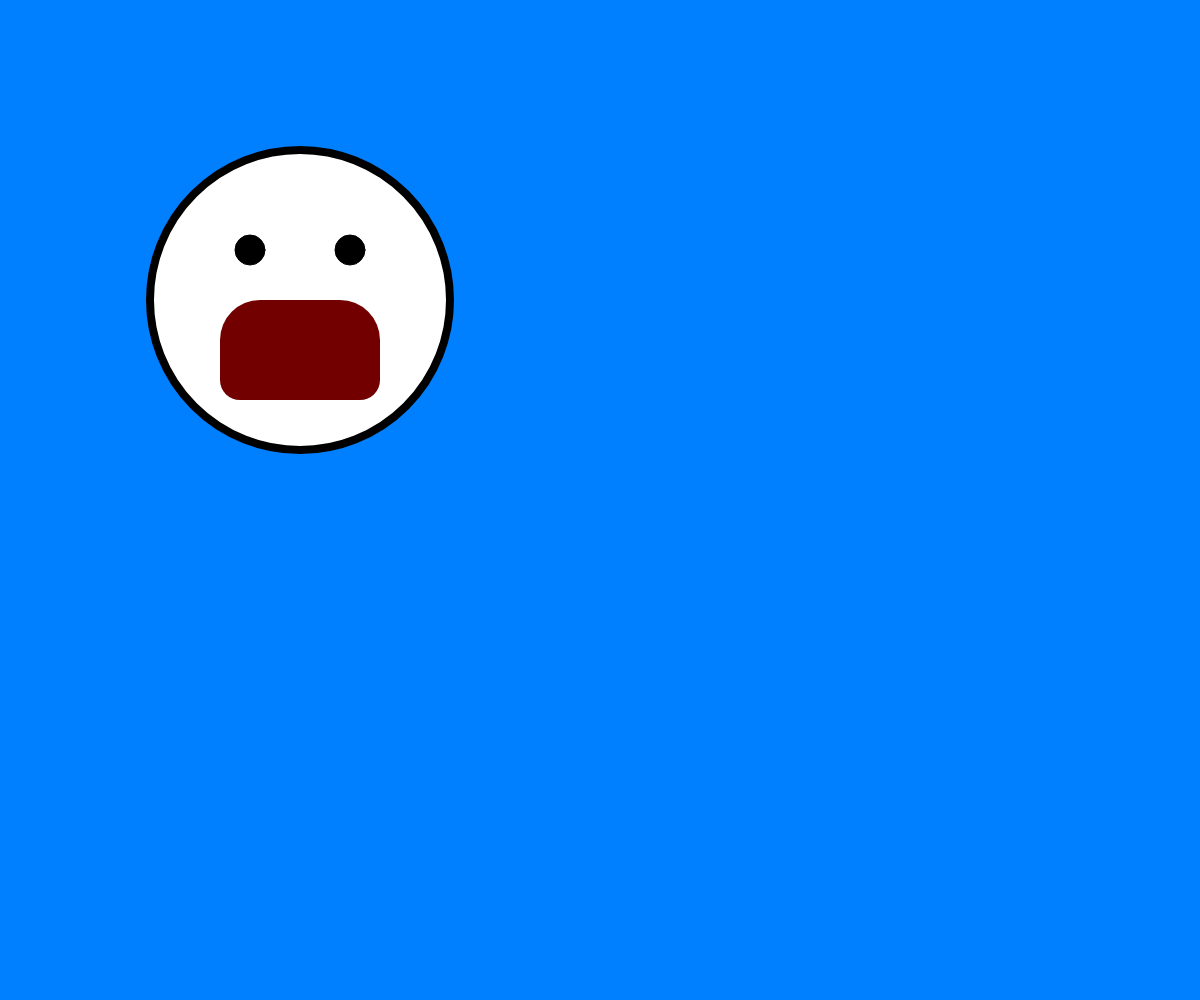
Frame 1 (no input)
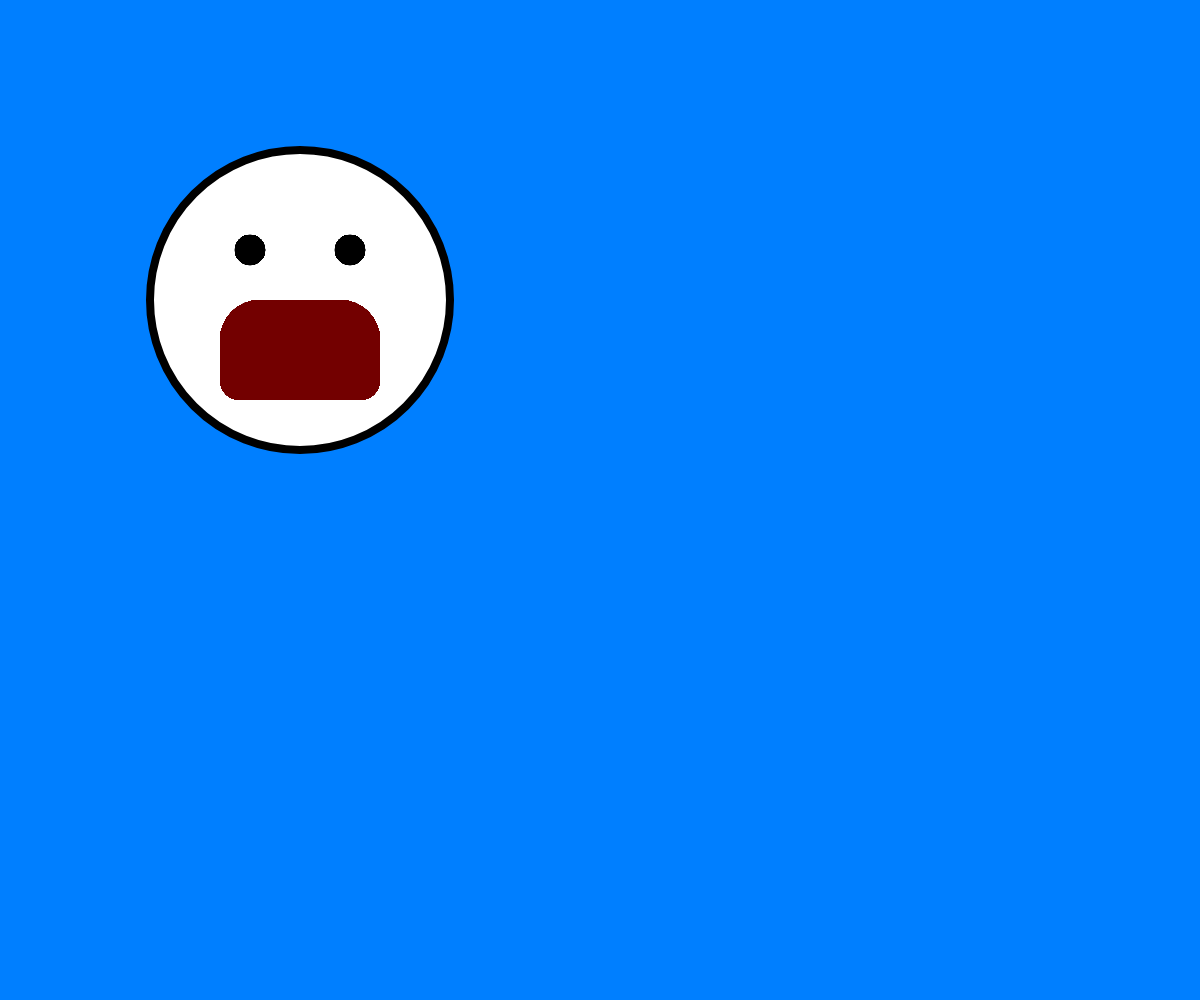
Frame 60 (no input)
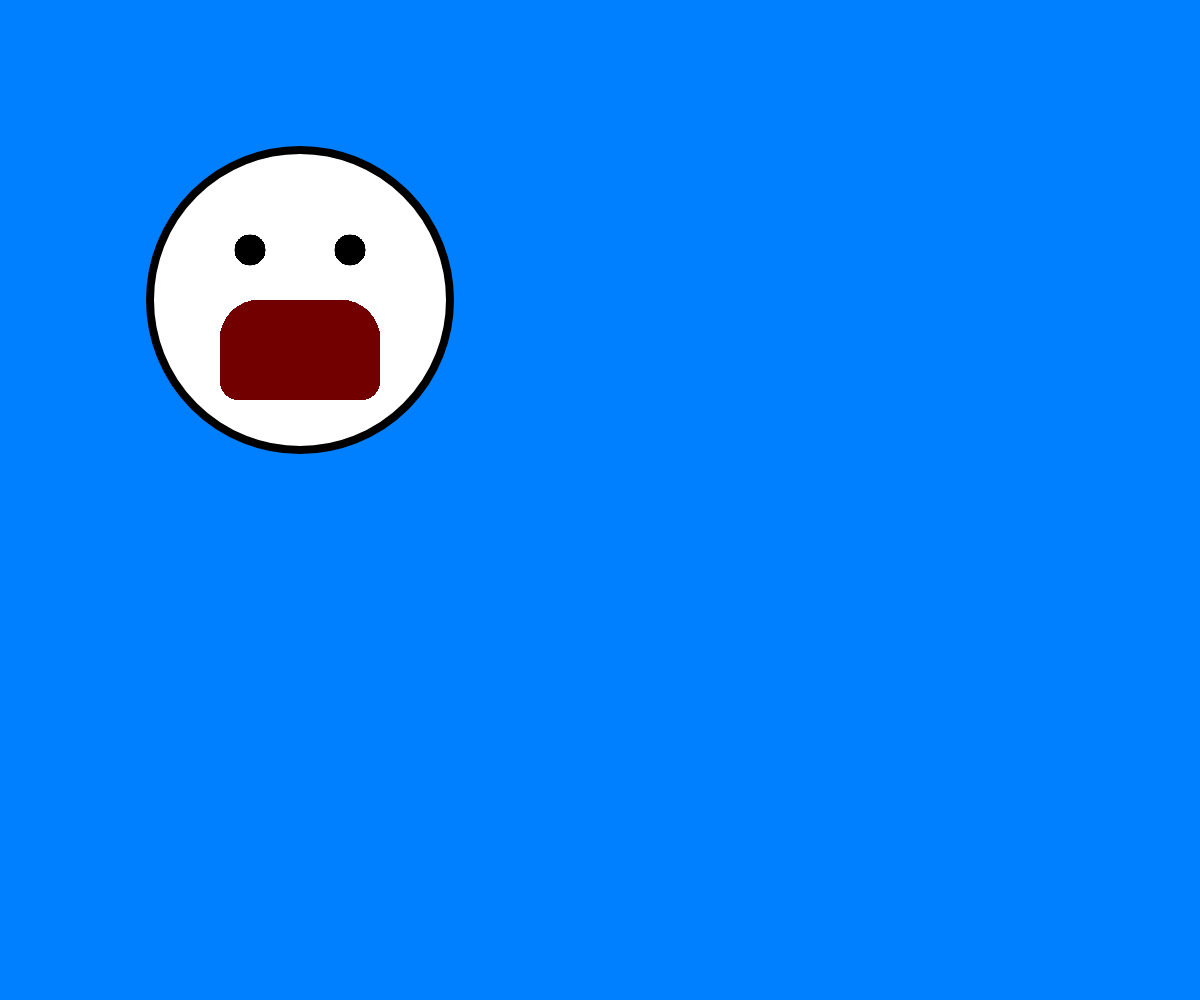
Frame 120 (the mouse pressed at the canvas centre since frame 60)

The p5.js sketch that drew these frames (run headless with seeded random() and noise() and a simulated clock; from frame 60 on, the mouse is pressed at the canvas centre):

// p5.js sketch
// ── sketch.js
function setup() {
  createCanvas(windowWidth, windowHeight);
  // put setup code here
  background(0, 127, 255);

  strokeWeight(8);
  //枠線の太さ変更
  circle(300, 300, 300, 300);
  //円
  fill(255, 255, 255);
  // 白色で塗りつぶし
}

function draw() {
  // put drawing code here

  strokeWeight(1);

  fill(0, 0, 0);

  circle(250, 250, 30, 30);
  //左目
  circle(350, 250, 30, 30);
  //右目
  fill(115, 0, 0);
  noStroke();
  rect(220, 300, 160, 100, 40, 40, 20, 20);
  //座標の後にradius(角を丸める)を指定できる
  //順番はtop-left, top-right, bottom-right, bottom-left
}
